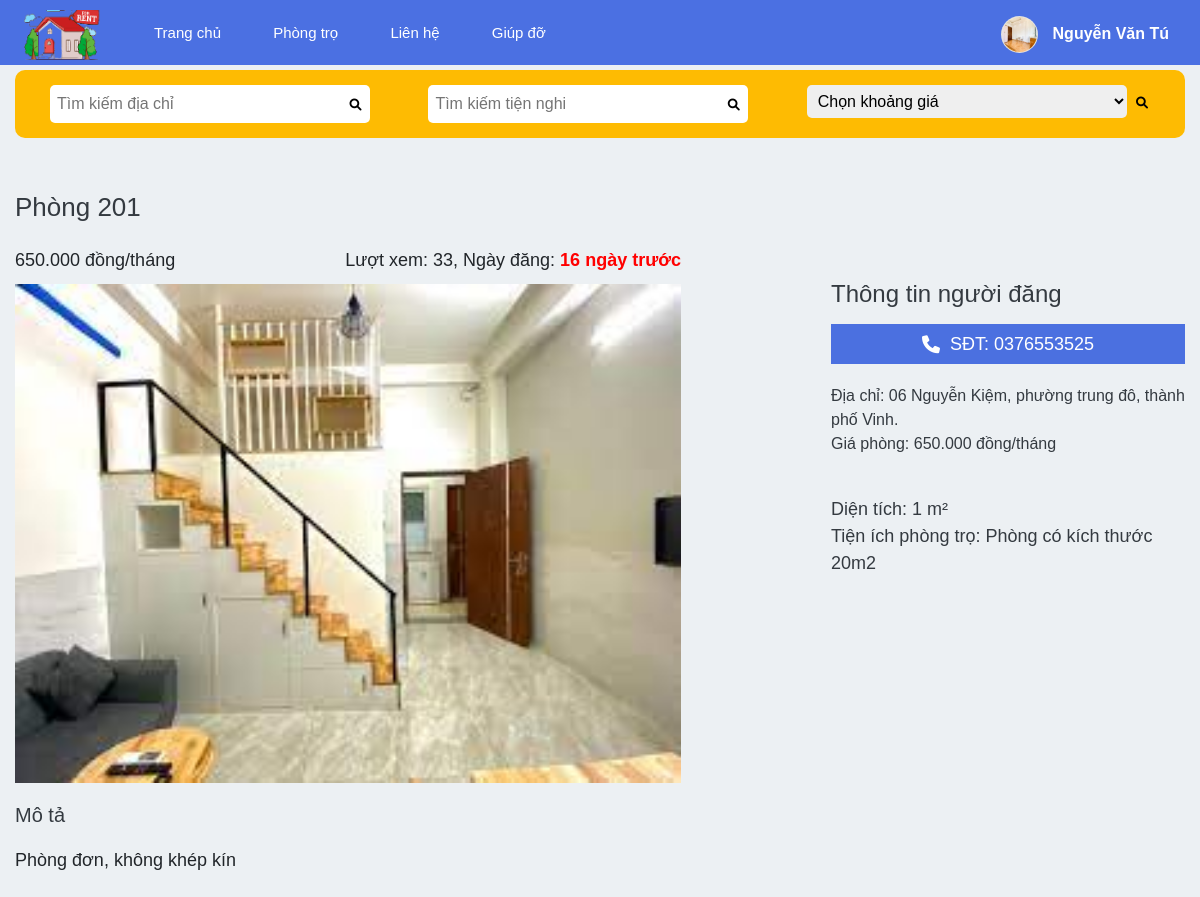
Page /rooms_details.php?id=2 (signed in) on the committed database.
### tables this page shows
CREATE TABLE `user` (
  `id` int(10) NOT NULL,
  `name` varchar(255) NOT NULL,
  `username` varchar(255) NOT NULL,
  `email` varchar(255) NOT NULL,
  `password` varchar(255) NOT NULL,
  `role` int(11) NOT NULL,
  `phone` varchar(255) NOT NULL,
  `avatar` varchar(255) NOT NULL
);

CREATE TABLE `motel` (
  `Id` int(10) NOT NULL,
  `title` varchar(255) NOT NULL,
  `description` text NOT NULL,
  `price` int(11) NOT NULL,
  `area` int(11) NOT NULL,
  `count_view` int(11) NOT NULL,
  `address` varchar(255) NOT NULL,
  `latlng` varchar(255) NOT NULL,
  `images` varchar(255) DEFAULT NULL,
  `user_id` int(10) NOT NULL,
  `category_id` int(11) NOT NULL,
  `district_id` int(11) NOT NULL,
  `utilities` varchar(255) NOT NULL,
  `created_at` timestamp NOT NULL DEFAULT current_timestamp(),
  `phone` varchar(255) NOT NULL,
  `status` int(11) NOT NULL DEFAULT 1
);

### rooms_details.php (the view, shortened to what this page needs)
<?php
    include 'include/connect.php';
    $id = $_GET['id'];
    $query = mysqli_query($conn,'SELECT m.*, u.name, u.phone, ca.category_name FROM motel m join user  u on u.id = m.user_id join category ca on ca.id = m.category_id WHERE m.Id='.$id);
    $row = mysqli_fetch_array($query, MYSQLI_ASSOC);
 ?>
<!DOCTYPE html>
<html lang="en">
<head>
</head>
<body>
    <?php include('./header.php') ?>
    <div class="container" style="margin-top:50px ;">
        <div class="grid_room">
            <div class="content_left">
                <p class="name_room"><?php echo $row['title'] ?></p>
                <div class="desc_room">
                    <p><span class="price_room"><?php
                      $tien = (int) $row['price'];
                      if(strlen($tien)>=7){
                        $bien =  $tien/1000000;
                        echo $bien." triệu/tháng";
                      }else {
                        $bien = number_format($tien,0,",",".");
                        echo $bien." đồng/tháng";
                      }
                    ?></span></p>
                    <p>Lượt xem: <span class="view"><?php echo $row['count_view'] ?></span>, Ngày đăng: <span class="date_room" style="color: red ;font-weight: bold;">
                    <?php
                    $time = time() -  strtotime($row['created_at']);
                    if(floor($time/60/60/24)==0){
                      if(floor($time/60/60)==0){
                        echo(ceil($time/60)." phút trước");
                      }else{
                        echo(floor($time/60/60)." tiếng trước");
                      }
                    }else{
                      echo(floor($time/60/60/24)." ngày trước");
                    }
                  ?></span></p>
                </div>
                <div style = "width: 666px">
                    <img src="<?php echo  $row['images'] ?>" style = "width: 100%" class="img_room" />
                </div>
                <div>
                    <h4>Mô tả</h4>
                    <p class="info_room"><?php echo  $row['description'] ?>
                    </p>
                </div>
            </div>
            <div class="content_right">
                <h4>Thông tin người đăng</h4>
                <button class="btn_phone">
                    <i class="fa-solid fa-phone"></i>
                    <a href="tel:+<?php echo  $row['phone'] ?>" style="color: #fff;"><p>SĐT: <?php echo  $row['phone'] ?></p></a>
                </button>
                <div class="top">
                    <p>Địa chỉ: <span class="address_room"><?php echo  $row['address'] ?></span></p>
                    <p>Giá phòng: <span class="price_room">
                    <span class="price_room"><?php
                      $tien = (int) $row['price'];
                      if(strlen($tien)>=7){
                        $bien =  $tien/1000000;
                        echo $bien." triệu/tháng";
                      }else {
                        $bien = number_format($tien,0,",",".");
                        echo $bien." đồng/tháng";
                      }
                    ?>
                    </span></p>
                </div>
                <div class="middle">
                    <p>Diện tích: <span class="area_room"><?php echo $row['area'] ?> m&sup2;</span> </p>
                    <p>Tiện ích phòng trọ: <span class="utilities"><?php echo $row['utilities'] ?></span></p>
            </div>
        </div>
    </div>
</body>
</html>

### header.php (shortened to what this page needs)
<?php
include 'include/connect.php';
$name = (isset($_SESSION['name']))? $_SESSION['name']:[];
if(isset($_SESSION['name'])){
  $sqlCheck = "SELECT * FROM user WHERE username= '".$name['username']."'";
  $queryCheck = mysqli_query($conn, $sqlCheck);
  $data = mysqli_fetch_assoc($queryCheck);
  $fullName = $data['name'];
  $avatar = $data['avatar'];
}
?>
<!DOCTYPE html>
<html lang="en">
  <head>
    <link
      href="https://cdn.jsdelivr.net/npm/bootstrap@5.1.3/dist/css/bootstrap.min.css"
      rel="stylesheet"
    />
    <link rel="stylesheet" href="./libs/fontawesome/css/all.min.css" />
    <link rel="stylesheet" href="./style/style.css">
  </head>
  <body>
    <div id="header">
      <div class="container">
        <div class="logo">
          <a href="#"><img src="./image/logo.png" alt="logo" /></a>
        </div>
        <div class="nav-menu">
          <ul>
            <li><a href="./index.php">Trang chủ</a></li>
            <li><a href="">Phòng trọ</a></li>
            <li><a href="">Liên hệ</a></li>
            <li><a href="">Giúp đỡ</a></li>
          </ul>
        </div>
        <?php if(isset($fullName)){ ?>
        <div class="account account--right">
          <div class="account__avt">
            <?php if($avatar != ""){ ?>
              <img src="<?php echo $avatar?>" alt="avata" />
            <?php } else{?>
              <i class="fa-solid fa-user"></i>
              <?php } ?>
          </div>
          <div class="account__name">
            <p class="account__fullname"><?php echo $fullName ?></p>
          </div>
        </div>
        <?php }?>
      </div>
    </div>
    <div class="container">
      <div class="secrch grid_search" style="margin-top: 70px;">
      <div class="search_address">
        <form action="" method="post">
          <input type="text" class="search searchAddress" name = "address" placeholder="Tìm kiếm địa chỉ">
          <button type="submit" name = "search-address" class="btn_ml searchButton">
            <i class="fa-solid fa-magnifying-glass"></i>
          </button>
        </form>
      </div>
        <form action="" class="search_convenient" method="post">
          <input type="text" class="search searchConvenient" name = "convenient" placeholder="Tìm kiếm tiện nghi">
          <button type="submit" name = "search-convenient" class="btn_ml searchButton">
             <i class="fa-solid fa-magnifying-glass"></i>
          </button>
        </form>
        <form action="" class="search_price" method="post" >
          <select class="search" name="price">
            <option value="0">Chọn khoảng giá</option>
          </select>
          <button type="submit" name = "search-price" class="searchButton">
              <i class="fa-solid fa-magnifying-glass"></i>
          </button>
        </form>
        </div>
      </div>
  </body>
</html>

### style/style.css (style rules this page uses)
*, *::after, *::before { margin: 0; padding: 0; box-sizing: border-box; user-select: none; }
a, a:hover { text-decoration: none; transition: all 0.3s ease-in-out 0s; -moz-transition: all 0.3s ease-in-out 0s; -o-transition: all 0.3s ease-in-out 0s; -webkit-transition: all 0.3s ease-in-out 0s; -ms-transition: all 0.3s ease-in-out 0s; }
h1, h2, h3, h4, h5, h6, a, p, ul, li { margin: 0; padding: 0; list-style: none; }
@media (min-width: 1200px) { .container { max-width: 1194px !important; } }
body { font-family: "Montserrat", sans-serif; font-size: 12px; background-color: #ecf0f3; }
#header { height: 65px; background-color: #4b70e2; font-size: 15px; position: fixed; z-index: 1; right: 0; top: 0; left: 0; }
.logo { float: left; margin: 10px 0; width: 90px; height: 50px; }
.logo img { width: 100%; height: 100%; }
.nav-menu { margin-left: 25px; display: inline-block; }
.nav-menu ul li { display: inline-block; line-height: 65px; list-style-type: none; }
.nav-menu li a { text-decoration: none; font-size: 15px; color: #ffffff; padding: 24px; }
.account { position: relative; display: flex; margin: 16px; flex-wrap: nowrap; align-items: center; justify-content: center; cursor: pointer; }
.account--right { float: right; }
.account__avt { display: inline-block; width: 2.3rem; height: 2.3rem; position: relative; border-radius: 50%; border: 0.0625rem solid rgba(0, 0, 0, 0.09); box-sizing: border-box; background-color: #f5f5f5; margin-right: 15px; }
.account__avt img { position: absolute; top: 0; left: 0; width: 100%; height: 100%; display: block; border-radius: 50%; }
.account__name { font-size: 16px; font-weight: 700; color: #fff; }
.grid_room { display: grid; gap: 150px; grid-template-columns: repeat(2, 1fr); margin-bottom: 50px; }
.name_room { font-size: 26px; color: #343a40; }
.desc_room { display: flex; font-size: 18px; padding: 20px 0 10px 0; justify-content: space-between; }
.content_left h4 { padding: 20px 0; font-size: 20px; color: #343a40; }
.content_right { color: #343a40; padding: 10px 0 20px 0; padding-top: 26%; }
.btn_phone { background-color: #4b70e0; display: flex; width: 100%; color: white; align-items: center; line-height: 38px; margin-top: 15px; border: 1px #4b70e0 solid; justify-content: center; font-size: 18px; }
.btn_phone i { padding-right: 10px; }
.content_right .top { padding: 20px 0; font-size: 16px; }
.info_room { font-size: 18px; }
.content_right .middle { padding-top: 20px; font-size: 18px; }
.grid_search { display: grid; grid-template-columns: repeat(3, 1fr); background-color: #febb02; padding: 15px 0 15px 3%; border-radius: 10px; }
.search { padding: 7px; border-radius: 5px; border: none; width: 320px; outline: none; font-size: 16px; }
.searchButton { padding: 6px; background: none; border: none; }
.btn_ml { margin-left: -30px; }

### rows in the picture
user: avatar (picture), name "Nguyễn Văn Tú"
motel: title "Phòng 201", price "650.000", count_view "33", images (picture), description "Phòng đơn, không khép kín", user.phone "0376553525", address "06 Nguyễn Kiệm, phường trung đô, thành phố Vinh.", area "1", utilities "Phòng có kích thước 20m2"
